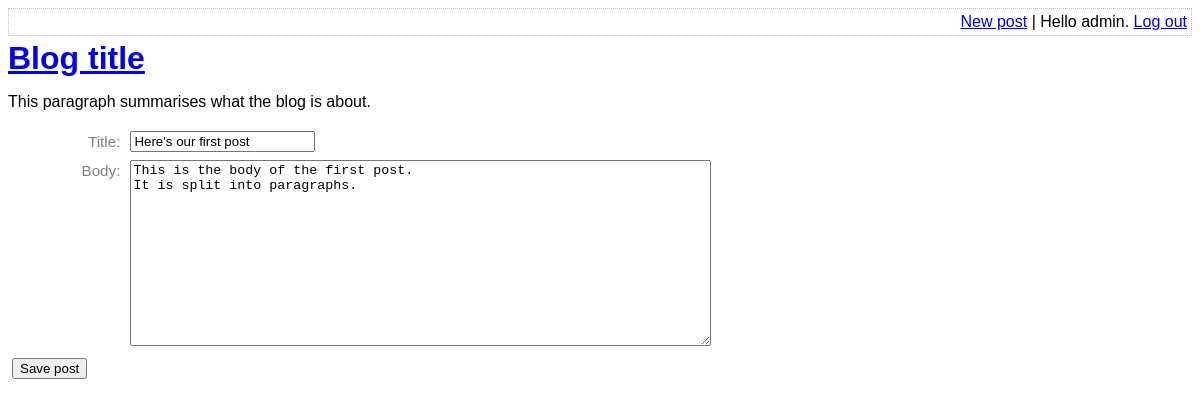
Page /edit-post.php?post_id=1 (signed in) on the committed database.
### tables this page shows
CREATE TABLE post (
    id INTEGER PRIMARY KEY AUTOINCREMENT NOT NULL,
    title VARCHAR NOT NULL,
    body VARCHAR NOT NULL,
    user_id INTEGER NOT NULL,
    created_at TEXT NOT NULL,
    updated_at VARCHAR,
    FOREIGN KEY (user_id) REFERENCES user(id)
);

### lib/view-post.php (called while the page is built, shortened)
<?php
function getPostRow(PDO $pdo, $postId) {
    $stmt = $pdo->prepare(
        'SELECT
            title, created_at, body
        FROM
            post
        WHERE
            id = :id'
    );
    $result = $stmt->execute(
        array('id' => $postId, )
    );
    $row = $stmt->fetch(PDO::FETCH_ASSOC);
    return $row;
}

### lib/common.php (called while the page is built, shortened)
<?php
function htmlEscape($html) {
    return htmlspecialchars($html, ENT_HTML5, 'UTF-8');
}

### edit-post.php (the view, shortened to what this page needs)
<?php
require_once 'lib/common.php';
require_once 'lib/view-post.php';
$title = $body = '';
$pdo = getPDO();
if (isset($_GET['post_id'])) {
    $post = getPostRow($pdo, $_GET['post_id']);
    if ($post) {
        $title = $post['title'];
        $body = $post['body'];
    }
}
?>
<!DOCTYPE html>
<html>
    <head>
        <?php require 'templates/head.php' ?>
    </head>
    <body>
        <?php require 'templates/title.php' ?>
        <form method="post" class="post-form user-form">
            <div>
                <label for="post-title">Title:</label>
                <input
                    id="post-title"
                    name="post-title"
                    type="text"
                    value="<?php echo htmlEscape($title) ?>"
                />
            </div>
            <div>
                <label for="post-body">Body:</label>
                <textarea
                    id="post-body"
                    name="post-body"
                    rows="12"
                    cols="70"
                ><?php echo htmlEscape($body) ?></textarea>
            </div>
            <div>
                <input
                    type="submit"
                    value="Save post"
                />
            </div>
        </form>
    </body>
</html>

### assets/main.css (style rules this page uses)
body { font-family: sans-serif; }
.user-form input, .user-form textarea { margin: 4px; }
.user-form label { font-size: 0.95em; margin: 6px; width: 7em; color: grey; float: left; text-align: right; clear: left; }

### rows in the picture
post: post-title "Here's our first post", post-body "This is the body of the first post. It is split into paragraphs."

### other values in the picture
htmlEscape(getAuthUser()) "admin"
